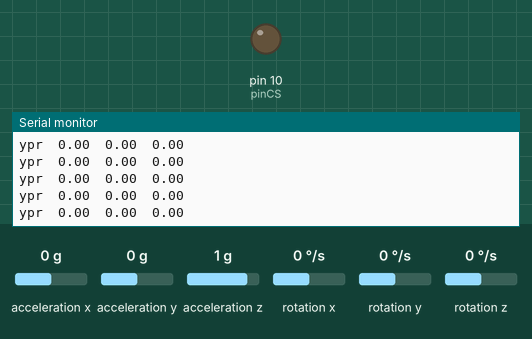
Simulated run of this sketch. Board: Arduino Uno, built with avr-gcc and run on an emulated ATmega328P. On the bench: output pins drawn as LEDs (lit = HIGH), the last lines printed to the serial monitor. The inputs (shaded band) are chosen by the test bench; at power-on: acceleration x 0 g, acceleration y 0 g, rotation z 0 °/s, acceleration z 1 g, rotation x 0 °/s, rotation y 0 °/s. Storage starts empty.

Above: at 1.3 s.
1.4 s: acceleration x set to -1.4 g
At 2.3 s:
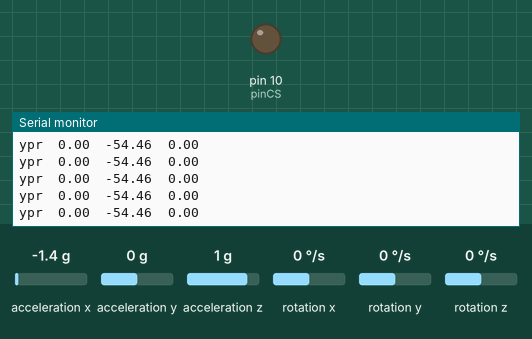
4.4 s: acceleration y set to -1.4 g
At 5.2 s:
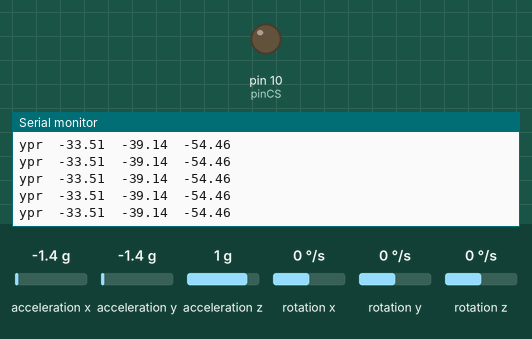
6.7 s: rotation z set to -100 °/s
At 7.6 s:
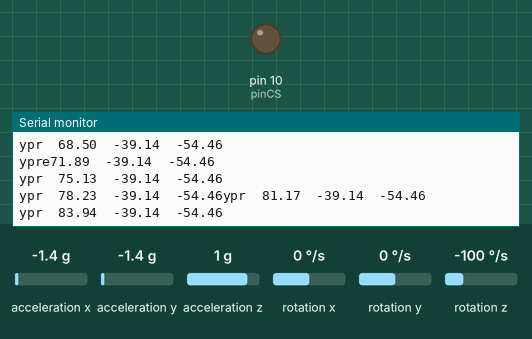
9.0 s: acceleration z set to -0.8 g
At 9.7 s:
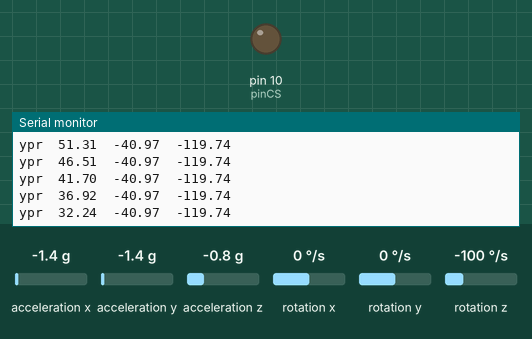
Timing chart, 0 to 12.0 s (numbered marks = the images above; inputs shaded):
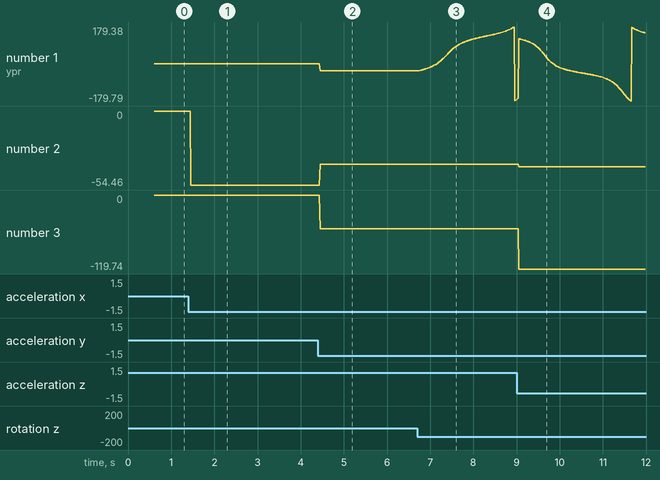

Measured:
- after the input at 1.4 s, the serial monitor: prints a new line after 0.06 s (image 1)
- after the input at 4.4 s, the serial monitor: prints a new line after 0.05 s (image 2)
- after the input at 6.7 s, the serial monitor: prints a new line after 0.05 s (image 3)
- plotted number 1: 0 → -33.51 after the input at 4.4 s, -33.51 → -175.59 after the input at 6.7 s
- plotted number 2: 0 → -54.46 after the input at 1.4 s, -54.46 → -39.14 after the input at 4.4 s

The sketch:

Motorcycle_DataLogger.ino
```cpp
//===================================================================================================================================//
// Programmer:    Ian Cox                                                                                                            //
// Date:          27/07/2014                                                                                                         //
// Program Name:  Motorcycle Data Logger                                                                                             //
// Purpose:       This program is designed to measure and record various data values from an arduino platform. used primarily for    //
//                Data capture on a motorcycle for track days etc.                                                                   //
//===================================================================================================================================//
// Stage Number:  1                                                                                                                  //
// Details:       Stage one of the code is to return meaningful values from the MPU6050 (GY-521) 6 axis accelerometer and gyroscope  //
//                and record them onto an SD card                                                                                    //
//===================================================================================================================================//
// Stage Number:  2                                                                                                                  //
// Details:       Try to integrate the SD.h library to write the values to the SD card in a basic format                             //                                                                                                                   //
//===================================================================================================================================//
// Stage Number:  3                                                                                                                  //
// Details:       Create a wrap around timer control structure based on a timer interrupt. This stage will also perform an initial   //
//                setup routine to create a new CSV file with the headers in place ready to start recording once the GPS has a fix.  //
//===================================================================================================================================//
//
//
//


//=== Library Accreditations
/* ============================================
I2Cdev device library code is placed under the MIT license
Copyright (c) 2012 Jeff Rowberg

Permission is hereby granted, free of charge, to any person obtaining a copy
of this software and associated documentation files (the "Software"), to deal
in the Software without restriction, including without limitation the rights
to use, copy, modify, merge, publish, distribute, sublicense, and/or sell
copies of the Software, and to permit persons to whom the Software is
furnished to do so, subject to the following conditions:

The above copyright notice and this permission notice shall be included in
all copies or substantial portions of the Software.

THE SOFTWARE IS PROVIDED "AS IS", WITHOUT WARRANTY OF ANY KIND, EXPRESS OR
IMPLIED, INCLUDING BUT NOT LIMITED TO THE WARRANTIES OF MERCHANTABILITY,
FITNESS FOR A PARTICULAR PURPOSE AND NONINFRINGEMENT. IN NO EVENT SHALL THE
AUTHORS OR COPYRIGHT HOLDERS BE LIABLE FOR ANY CLAIM, DAMAGES OR OTHER
LIABILITY, WHETHER IN AN ACTION OF CONTRACT, TORT OR OTHERWISE, ARISING FROM,
OUT OF OR IN CONNECTION WITH THE SOFTWARE OR THE USE OR OTHER DEALINGS IN
THE SOFTWARE.
===============================================
*/

// I2Cdev and MPU6050 must be installed as libraries, or else the .cpp/.h files
// for both classes must be in the include path of your project
#include "I2Cdev.h"
#include <SD.h>

#include "MPU6050_6Axis_MotionApps20.h"
//#include "MPU6050.h" // not necessary if using MotionApps include file

// Arduino Wire library is required if I2Cdev I2CDEV_ARDUINO_WIRE implementation
// is used in I2Cdev.h
#if I2CDEV_IMPLEMENTATION == I2CDEV_ARDUINO_WIRE
    #include "Wire.h"
#endif

// class default I2C address is 0x68
// specific I2C addresses may be passed as a parameter here
// AD0 low = 0x68 (default for SparkFun breakout and InvenSense evaluation board)
// AD0 high = 0x69
MPU6050 mpu(0x68);
//MPU6050 mpu(0x69); // <-- use for AD0 high

/* =========================================================================
   NOTE: In addition to connection 3.3v, GND, SDA, and SCL, this sketch
   depends on the MPU-6050's INT pin being connected to the Arduino's
   external interrupt #0 pin. On the Arduino Uno and Mega 2560, this is
   digital I/O pin 2.
 * ========================================================================= */

// uncomment "OUTPUT_READABLE_YAWPITCHROLL" if you want to see the yaw/
// pitch/roll angles (in degrees) calculated from the quaternions coming
// from the FIFO. Note this also requires gravity vector calculations.
// Also note that yaw/pitch/roll angles suffer from gimbal lock (for
// more info, see: http://en.wikipedia.org/wiki/Gimbal_lock)
#define OUTPUT_READABLE_YAWPITCHROLL

// uncomment "OUTPUT_READABLE_REALACCEL" if you want to see acceleration
// components with gravity removed. This acceleration reference frame is
// not compensated for orientation, so +X is always +X according to the
// sensor, just without the effects of gravity. If you want acceleration
// compensated for orientation, us OUTPUT_READABLE_WORLDACCEL instead.
//#define OUTPUT_READABLE_REALACCEL

// uncomment "OUTPUT_READABLE_WORLDACCEL" if you want to see acceleration
// components with gravity removed and adjusted for the world frame of
// reference (yaw is relative to initial orientation, since no magnetometer
// is present in this case). Could be quite handy in some cases.
//#define OUTPUT_READABLE_WORLDACCEL


#define LED_PIN 13 // (Arduino is 13, Teensy is 11, Teensy++ is 6)
bool blinkState = false;

// MPU control/status vars
bool dmpReady = false;  // set true if DMP init was successful
uint8_t mpuIntStatus;   // holds actual interrupt status byte from MPU
uint8_t devStatus;      // return status after each device operation (0 = success, !0 = error)
uint16_t packetSize;    // expected DMP packet size (default is 42 bytes)
uint16_t fifoCount;     // count of all bytes currently in FIFO
uint8_t fifoBuffer[64]; // FIFO storage buffer

// orientation/motion vars
Quaternion q;           // [w, x, y, z]         quaternion container
VectorInt16 aa;         // [x, y, z]            accel sensor measurements
VectorInt16 aaReal;     // [x, y, z]            gravity-free accel sensor measurements
VectorInt16 aaWorld;    // [x, y, z]            world-frame accel sensor measurements
VectorFloat gravity;    // [x, y, z]            gravity vector
float euler[3];         // [psi, theta, phi]    Euler angle container
float ypr[3];           // [yaw, pitch, roll]   yaw/pitch/roll container and gravity vector
boolean cardready = false;
//SD vars
int pinCS = 10;
String s;
File f;


// ================================================================
// ===                      INITIAL SETUP                       ===
// ================================================================

void setup()
{
 //Timer interrupt setup - change ref 3 *********************
 //cli();//stop interrupts

//set timer1 interrupt at 1Hz
  TCCR1A = 0;// set entire TCCR1A register to 0
  TCCR1B = 0;// same for TCCR1B
  TCNT1  = 0;//initialize counter value to 0
  // set compare match register for 1hz increments
  //OCR1A = 15624;// = (16*10^6) / (1*1024) - 1 (must be <65536) //Need to change this to get 30 frames per second as a starter.
  OCR1A = 260;// = (16*10^6) / (60*1024) - 1 (must be <65536) //set this up to 60 frames per second.
  // turn on CTC mode
  TCCR1B |= (1 << WGM12);
  // Set CS12 and CS10 bits for 1024 prescaler
  TCCR1B |= (1 << CS12) | (1 << CS10);
  // enable timer compare interrupt
  TIMSK1 |= (1 << OCIE1A);


 // sei();//allow interrupts //commented out as it starts the interru
 //************ End of Change 03 ********************


  //SD Card Section **********************************************
  Serial.begin(115200);
 pinMode(pinCS,OUTPUT);
 digitalWrite(pinCS, LOW);
 delay(500);
 /* check card is ready */
 if (!SD.begin(pinCS))
 {
  Serial.println("card failed");
  return;
 }
 Serial.println("card ready");
 cardready = true;

/// Now create the file and populate the header information
f = SD.open("Datalog.csv", FILE_WRITE);
            if(f)
            {
             f.print("Yaw,");
             f.print("Pitch,");
             f.println("Roll");
             f.close();
            }
            else
            {
              Serial.println("Write Failed");
            }


//6 Axis Acceleromter section**********************************************

  //*********************** NO IDEA WHAT THIS PIECE OF CODE DOES **********
  // join I2C bus (I2Cdev library doesn't do this automatically)        //*
    #if I2CDEV_IMPLEMENTATION == I2CDEV_ARDUINO_WIRE                    //*
        Wire.begin();                                                   //*
        TWBR = 24; // 400kHz I2C clock (200kHz if CPU is 8MHz)          //*
    #elif I2CDEV_IMPLEMENTATION == I2CDEV_BUILTIN_FASTWIRE              //*
        Fastwire::setup(400, true);                                     //*
    #endif                                                              //*
  //***********************************************************************

    // initialize serial communication
    // (115200 chosen because it is required for Teapot Demo output, but it's
    // really up to you depending on your project)

    while (!Serial); // wait for Leonardo enumeration, others continue immediately

    // NOTE: 8MHz or slower host processors, like the Teensy @ 3.3v or Ardunio
    // Pro Mini running at 3.3v, cannot handle this baud rate reliably due to
    // the baud timing being too misaligned with processor ticks. You must use
    // 38400 or slower in these cases, or use some kind of external separate
    // crystal solution for the UART timer.

    // initialize device
    Serial.println(F("Initializing I2C devices..."));
    mpu.initialize();

    // verify connection
    Serial.println(F("Testing device connections..."));
    Serial.println(mpu.testConnection() ? F("MPU6050 connection successful") : F("MPU6050 connection failed"));

    // wait for ready
    Serial.println(F("\nSend any character to begin DMP programming and demo: "));
    while (Serial.available() && Serial.read()); // empty buffer
    while (!Serial.available());                 // wait for data
    while (Serial.available() && Serial.read()); // empty buffer again

    // load and configure the DMP
    Serial.println(F("Initializing DMP..."));
    devStatus = mpu.dmpInitialize();

    // supply your own gyro offsets here, scaled for min sensitivity
    mpu.setXGyroOffset(220);
    mpu.setYGyroOffset(76);
    mpu.setZGyroOffset(-85);
    mpu.setZAccelOffset(1788); // 1688 factory default for my test chip

    // make sure it worked (returns 0 if so)
    if (devStatus == 0) {
        // turn on the DMP, now that it's ready
        Serial.println(F("Enabling DMP..."));
        mpu.setDMPEnabled(true);

        // enable Arduino interrupt detection ********  DONT THINK WE NEED THIS ANYMORE - REPLACED BY TIMER INTERRUPT //
        //Serial.println(F("Enabling interrupt detection (Arduino external interrupt 0)..."));
        //attachInterrupt(0, dmpDataReady, RISING);
        //mpuIntStatus = mpu.getIntStatus();
        //************************************************************************************************************//


        // set our DMP Ready flag so the main loop() function knows it's okay to use it
        Serial.println(F("DMP ready! Waiting for first interrupt..."));
        dmpReady = true;

        // get expected DMP packet size for later comparison
        packetSize = mpu.dmpGetFIFOPacketSize();
         sei();//allow interrupts
    } else {
        // ERROR!
        // 1 = initial memory load failed
        // 2 = DMP configuration updates failed
        // (if it's going to break, usually the code will be 1)
        Serial.print(F("DMP Initialization failed (code "));
        Serial.print(devStatus);
        Serial.println(F(")"));
    }

    // configure LED for output
    pinMode(LED_PIN, OUTPUT);
}


// ================================================================
// ===                    TIMER INTERRUPT LOOP                  ===
// ================================================================

ISR(TIMER1_COMPA_vect)
{//timer1 interrupt  currently at 60 frames/sec
  if(cardready)
{

        #ifdef OUTPUT_READABLE_YAWPITCHROLL
            // display Euler angles in degrees
            mpu.dmpGetQuaternion(&q, fifoBuffer);
            mpu.dmpGetGravity(&gravity, &q);
            mpu.dmpGetYawPitchRoll(ypr, &q, &gravity);
            Serial.print("ypr\t");
            Serial.print(ypr[0] * 180/M_PI);
            Serial.print("\t");
            Serial.print(ypr[1] * 180/M_PI);
            Serial.print("\t");
            Serial.println(ypr[2] * 180/M_PI);

             //write the information to a CSV file
            f = SD.open("Datalog.csv", FILE_WRITE);
            if(f)
            {
             f.print((ypr[0] * 180/M_PI)*1.12);
             f.print(",");
             f.print((ypr[1] * 180/M_PI)*1.12);
             f.print(",");
             f.println((ypr[2] * 180/M_PI)*1.12);
             f.close();
            }
            else
            {
              Serial.println("Write Failed");
            }


        #endif

        #ifdef OUTPUT_READABLE_REALACCEL
            // display real acceleration, adjusted to remove gravity
            mpu.dmpGetQuaternion(&q, fifoBuffer);
            mpu.dmpGetAccel(&aa, fifoBuffer);
            mpu.dmpGetGravity(&gravity, &q);
            mpu.dmpGetLinearAccel(&aaReal, &aa, &gravity);
            Serial.print("areal\t");
            Serial.print(aaReal.x);
            Serial.print("\t");
            Serial.print(aaReal.y);
            Serial.print("\t");
            Serial.println(aaReal.z);

        #endif

        #ifdef OUTPUT_READABLE_WORLDACCEL
            // display initial world-frame acceleration, adjusted to remove gravity
            // and rotated based on known orientation from quaternion
            mpu.dmpGetQuaternion(&q, fifoBuffer);
            mpu.dmpGetAccel(&aa, fifoBuffer);
            mpu.dmpGetGravity(&gravity, &q);
            mpu.dmpGetLinearAccel(&aaReal, &aa, &gravity);
            mpu.dmpGetLinearAccelInWorld(&aaWorld, &aaReal, &q);
            Serial.print("aworld\t");
            Serial.print(aaWorld.x);
            Serial.print("\t");
            Serial.print(aaWorld.y);
            Serial.print("\t");
            Serial.println(aaWorld.z);
        #endif


        // blink LED to indicate activity
        blinkState = !blinkState;
        digitalWrite(LED_PIN, blinkState);
    }
}


// ================================================================
// ===                    MAIN PROGRAM LOOP                     ===
// ================================================================


void loop()
{
    // if programming failed, don't try to do anything
    if (!dmpReady) return;

    // wait for MPU interrupt or extra packet(s) available
    //while (!mpuInterrupt && fifoCount < packetSize)
   {
        // other program behavior stuff here
        // .
        // .
        // .
        // if you are really paranoid you can frequently test in between other
        // stuff to see if mpuInterrupt is true, and if so, "break;" from the
        // while() loop to immediately process the MPU data
        // .
        // .
        // .

    }

}
```
